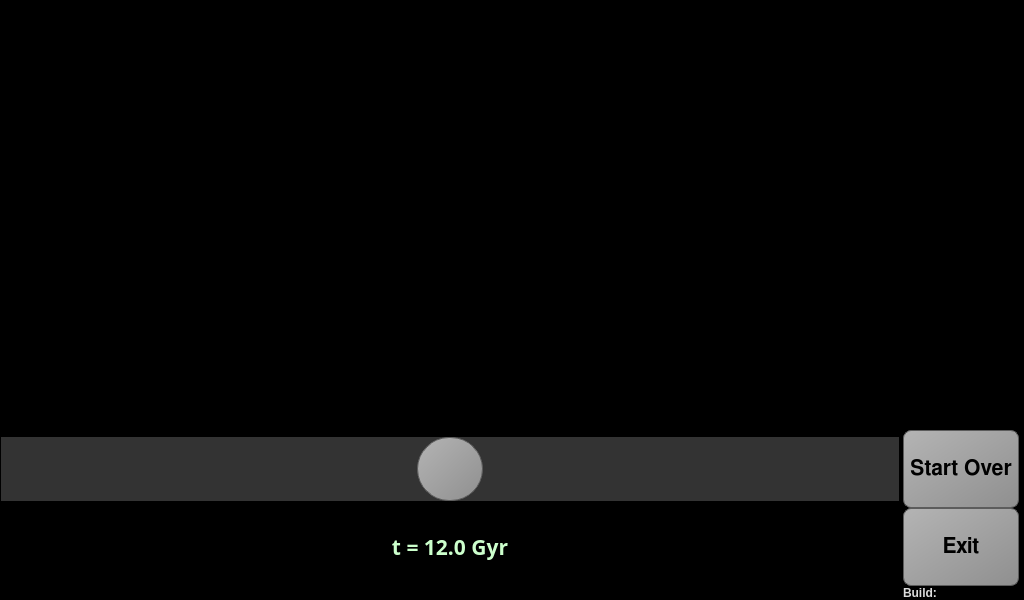
<?xml version="1.0" encoding="UTF-8"?>
<ui version="4.0">
 <class>ExpansionLab</class>
 <widget class="QWidget" name="ExpansionLab">
  <property name="geometry">
   <rect>
    <x>0</x>
    <y>0</y>
    <width>1024</width>
    <height>600</height>
   </rect>
  </property>
  <property name="sizePolicy">
   <sizepolicy hsizetype="MinimumExpanding" vsizetype="Minimum">
    <horstretch>0</horstretch>
    <verstretch>0</verstretch>
   </sizepolicy>
  </property>
  <property name="minimumSize">
   <size>
    <width>1024</width>
    <height>600</height>
   </size>
  </property>
  <property name="windowTitle">
   <string>Form</string>
  </property>
  <property name="autoFillBackground">
   <bool>false</bool>
  </property>
  <property name="styleSheet">
   <string notr="true">QWidget{
  background: black;
}

QLabel {
  color: #cfc;
}

QPushButton {
    background-color: white;
    border-style: outset;
    border-width: 2px;
    border-radius: 10px;
    border-color: #ccc;
    font: bold 1em;
    padding: 6px;
    width: 6em;
    height: 64px;
    border-radius: 8px;
    background: qlineargradient(x1:0, y1:0, x2:1, y2:1, stop:0 #b4b4b4, stop:1 #8f8f8f);
    border: 1px solid #5c5c5c;
}

QSlider::groove:horizontal {
    height: 64px;
    margin: 1px 0;
    background: #333;
}

QSlider::handle:horizontal {
    width: 64px;
    height: 64px;
    border-radius: 32px;
    background: qlineargradient(x1:0, y1:0, x2:1, y2:1, stop:0 #b4b4b4, stop:1 #8f8f8f);
    border: 1px solid #5c5c5c;
}
</string>
  </property>
  <layout class="QGridLayout" name="gridLayout">
   <property name="sizeConstraint">
    <enum>QLayout::SetDefaultConstraint</enum>
   </property>
   <property name="leftMargin">
    <number>1</number>
   </property>
   <property name="topMargin">
    <number>1</number>
   </property>
   <property name="rightMargin">
    <number>1</number>
   </property>
   <property name="bottomMargin">
    <number>0</number>
   </property>
   <property name="horizontalSpacing">
    <number>4</number>
   </property>
   <property name="verticalSpacing">
    <number>0</number>
   </property>
   <item row="3" column="1">
    <widget class="QPushButton" name="exitButton">
     <property name="font">
      <font>
       <family>FreeSans</family>
       <pointsize>16</pointsize>
       <weight>75</weight>
       <italic>false</italic>
       <bold>true</bold>
      </font>
     </property>
     <property name="text">
      <string>Exit</string>
     </property>
    </widget>
   </item>
   <item row="2" column="1">
    <widget class="QPushButton" name="resetButton">
     <property name="font">
      <font>
       <family>FreeSans</family>
       <pointsize>16</pointsize>
       <weight>75</weight>
       <italic>false</italic>
       <bold>true</bold>
      </font>
     </property>
     <property name="styleSheet">
      <string notr="true"/>
     </property>
     <property name="text">
      <string>Start Over</string>
     </property>
     <property name="icon">
      <iconset resource="../resources.qrc">
       <normaloff>:/icon/clear</normaloff>:/icon/clear</iconset>
     </property>
     <property name="checkable">
      <bool>false</bool>
     </property>
    </widget>
   </item>
   <item row="0" column="0" colspan="3">
    <widget class="ExpansionLabWidget" name="sceneWidget" native="true">
     <property name="sizePolicy">
      <sizepolicy hsizetype="Expanding" vsizetype="Expanding">
       <horstretch>0</horstretch>
       <verstretch>0</verstretch>
      </sizepolicy>
     </property>
    </widget>
   </item>
   <item row="4" column="1">
    <widget class="QLabel" name="buildLabel">
     <property name="font">
      <font>
       <pointsize>-1</pointsize>
       <weight>75</weight>
       <italic>false</italic>
       <bold>true</bold>
      </font>
     </property>
     <property name="styleSheet">
      <string notr="true">QLabel#buildLabel{
	font: bold 12px;
	background: #000;
	color: #ddd;
}</string>
     </property>
     <property name="text">
      <string>Build: </string>
     </property>
    </widget>
   </item>
   <item row="3" column="0">
    <widget class="QLabel" name="timeLabel">
     <property name="sizePolicy">
      <sizepolicy hsizetype="Minimum" vsizetype="Minimum">
       <horstretch>0</horstretch>
       <verstretch>0</verstretch>
      </sizepolicy>
     </property>
     <property name="minimumSize">
      <size>
       <width>0</width>
       <height>64</height>
      </size>
     </property>
     <property name="font">
      <font>
       <family>MathJax_SansSerif</family>
       <pointsize>16</pointsize>
       <weight>75</weight>
       <bold>true</bold>
       <underline>false</underline>
      </font>
     </property>
     <property name="text">
      <string>t = 12.0 Gyr</string>
     </property>
     <property name="alignment">
      <set>Qt::AlignCenter</set>
     </property>
    </widget>
   </item>
   <item row="1" column="0">
    <widget class="QLabel" name="directionsLabel">
     <property name="sizePolicy">
      <sizepolicy hsizetype="Minimum" vsizetype="Minimum">
       <horstretch>0</horstretch>
       <verstretch>0</verstretch>
      </sizepolicy>
     </property>
     <property name="font">
      <font>
       <family>FreeSans</family>
       <pointsize>32</pointsize>
       <weight>75</weight>
       <bold>true</bold>
      </font>
     </property>
     <property name="text">
      <string/>
     </property>
     <property name="alignment">
      <set>Qt::AlignCenter</set>
     </property>
    </widget>
   </item>
   <item row="2" column="0">
    <widget class="QSlider" name="epochSlider">
     <property name="sizePolicy">
      <sizepolicy hsizetype="Expanding" vsizetype="Minimum">
       <horstretch>0</horstretch>
       <verstretch>0</verstretch>
      </sizepolicy>
     </property>
     <property name="minimumSize">
      <size>
       <width>128</width>
       <height>64</height>
      </size>
     </property>
     <property name="styleSheet">
      <string notr="true"/>
     </property>
     <property name="minimum">
      <number>-100</number>
     </property>
     <property name="maximum">
      <number>100</number>
     </property>
     <property name="orientation">
      <enum>Qt::Horizontal</enum>
     </property>
    </widget>
   </item>
  </layout>
 </widget>
 <customwidgets>
  <customwidget>
   <class>ExpansionLabWidget</class>
   <extends>QWidget</extends>
   <header>expansion/expansion_scene.h</header>
   <container>1</container>
  </customwidget>
 </customwidgets>
 <resources>
  <include location="../resources.qrc"/>
 </resources>
 <connections/>
</ui>
